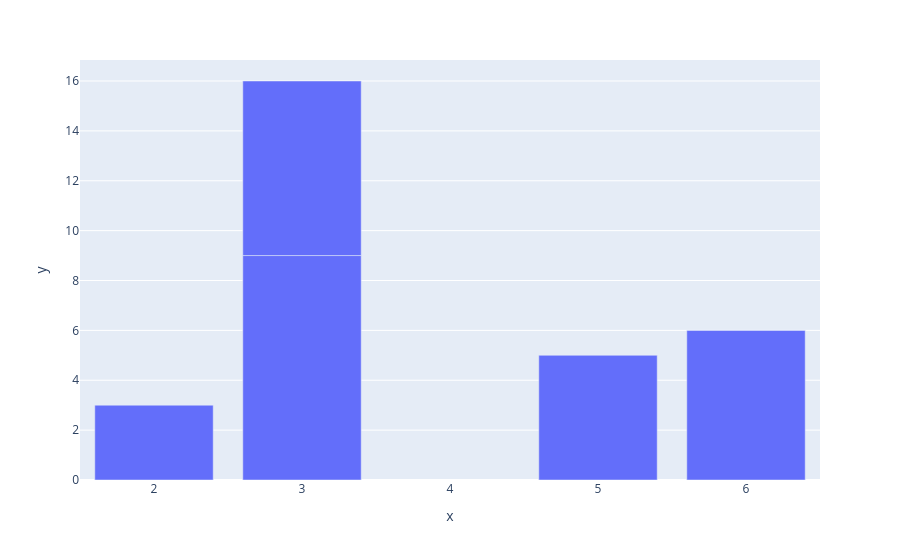

This figure's notebook cell:
### Markdown cell above
Ques:5 Generate a bar plot using PlotlyA

### Code cell
import plotly.express as px
import plotly.graph_objects as go

fig=px.bar(x=[3,5,6,3,2],y=[9,5,6,7,3])
fig.show()

### Figure 1 — Plotly figure (JSON) as saved in the notebook; plotly's stock layout.template omitted (floating-point values rounded to 4 significant figures)
{"data": [{"hovertemplate": "x=%{x}<br>y=%{y}<extra></extra>", "legendgroup": "", "marker": {"color": "#636efa", "pattern": {"shape": ""}}, "name": "", "orientation": "v", "showlegend": false, "textposition": "auto", "type": "bar", "x": [3, 5, 6, 3, 2], "xaxis": "x", "y": [9, 5, 6, 7, 3], "yaxis": "y"}], "layout": {"barmode": "relative", "legend": {"tracegroupgap": 0}, "margin": {"t": 60}, "xaxis": {"anchor": "y", "domain": [0, 1], "title": {"text": "x"}}, "yaxis": {"anchor": "x", "domain": [0, 1], "title": {"text": "y"}}}}
